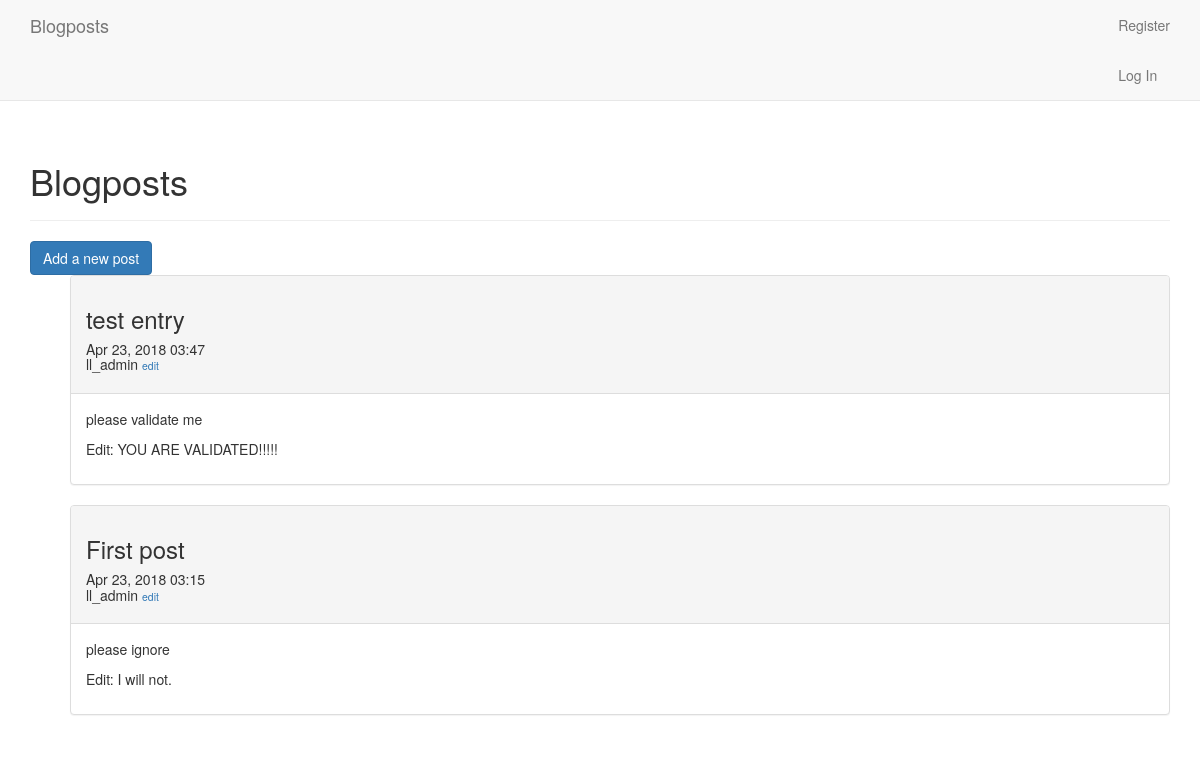
The app's page /, older data.
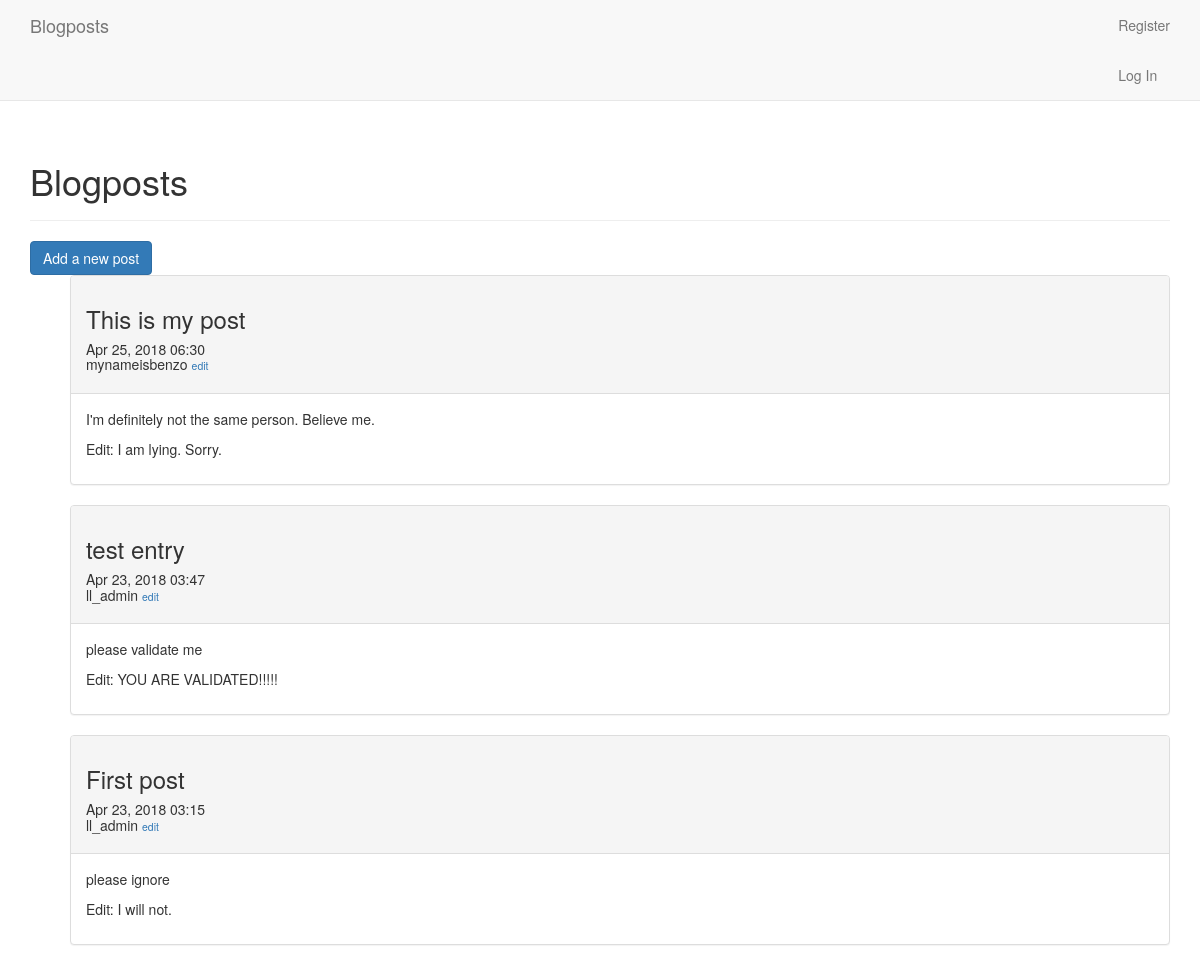
The same page, newer data.
### blogs/models.py (models this page shows, shortened)
class BlogPost(models.Model):
	title = models.CharField(max_length=75)
	text = models.TextField()
	date_added = models.DateTimeField(auto_now_add=True)
	owner = models.ForeignKey(
		User,
		on_delete=models.CASCADE
	)
	class Meta:
		verbose_name_plural = 'blogposts'

### blogs/views.py (the view)
# urls.py: path('', views.index, name='index'),
def index(request):
	blogposts = BlogPost.objects.order_by('-date_added')
	context = {'blogposts': blogposts}
	return render(request, 'blogs/index.html', context)

### blogs/templates/blogs/index.html (shortened to what this page needs)
{% load bootstrap3 %}
<!DOCTYPE html>
<html lang="en">
	<head>
		{% bootstrap_css %}
	</head>
	<body>
		<nav class="navbar navbar-default navbar-static-top">
			<div class = "container">
				<div class="navbar-header">
					<a class="navbar-brand" href="{% url 'index' %}">
						Blogposts
					</a>
				</div>
				<div id="navbar" class="navbar-collapse collapse">
					<ul class="nav navbar-nav navbar-right">
						{% if user.is_authenticated %}
						<li>
							<a>Hello, {{ user.username }}!</a>
						</li>
						<li>
							<a href="{% url 'logout' %}">
								Log Out
							</a>
						</li>
						{% else %}
						<li>
							<a href="{% url 'register' %}">
								Register
							</a>
							<a href="{% url 'login' %}">
								Log In
							</a>
						</li>
						{% endif %}
					</ul>
				</div>
			</div>
		</nav>
		<div class="container">
			<div class="page-header">
				{% block header %}
				<h1>
					Blogposts
				</h1>
				{% endblock header %}
			</div>
			<div>
				{% block content %}
				<form action="{% url 'new_post' %}" method='post' class='form'>
					{% buttons %}
					<button ="{% url 'new_post' %}" class="btn btn-primary">
						Add a new post
					</button>
					{% endbuttons %}
				</form>
				<ul>
					{% for post in blogposts %}
						<div class = "panel panel-default">
							<div class="panel-heading">
								<h3>
									{{ post.title|linebreaks }}
								</h3>
								<h5>
									{{ post.date_added|date:'M d, Y H:i' }}
									<br/>
									{{ post.owner }}
									<small>
										<a href="{% url 'edit_post' post.id %}">
											edit
										</a>
									</small>
								</h5>
							</div>
							<div class="panel-body">
								{{ post.text|linebreaks }}
							</div>
						</div>
					{% empty %}
						There are no entries yet!
					{% endfor %}
				</ul>
				{% endblock content %}
			</div>
		</div>
	</body>
</html>

Row changes from the older to the newer data that the page shows:
added BlogPost: title "This is my post", date_added "Apr 25, 2018 06:30", owner "mynameisbenzo", text "I'm definitely not the same person. Believe me. Edit: I am lying. Sorry."
